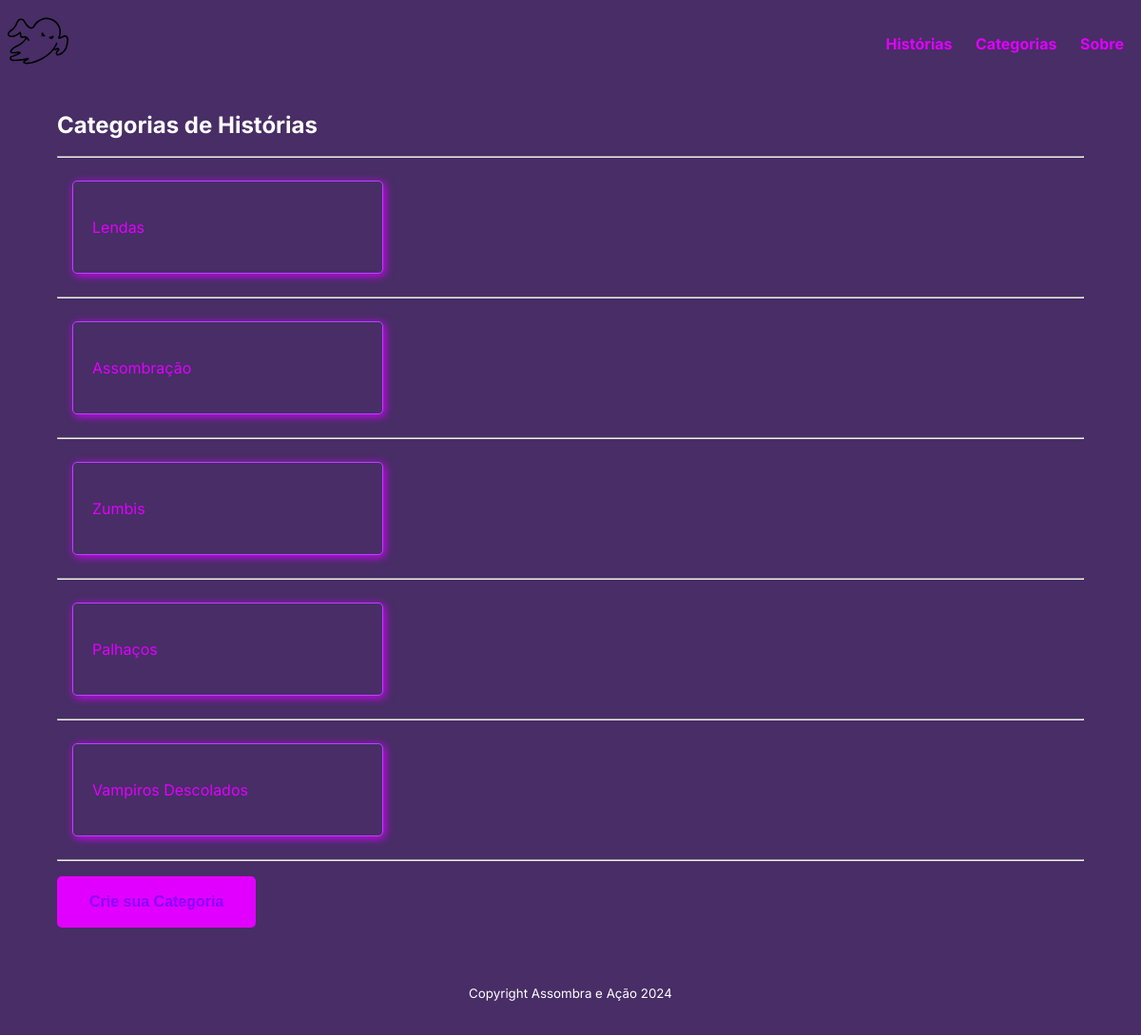
Page /historias/categorias/ on the committed database.
### historias/models.py (models this page shows, shortened)
class Category(models.Model):
    nome = models.CharField(max_length=255)

### historias/views.py (the view)
# urls.py: path('categorias/', views.CategoriaListView.as_view(), name='categorias'),
class CategoriaListView(generic.ListView):
    model = Category
    template_name = 'historias/categorias.html'

### historias/templates/historias/categorias.html (shortened to what this page needs)
{% extends 'base.html' %}
{% block content %}
<h2>Categorias de Histórias</h2>
<section>
    {% for categoria in category_list %}
    <hr>
    <article>
        <div class="lista-de-cards">
            <div class="card">
                <a href="{% url 'historias:indexcatego' categoria.id %}">
                    <p>{{ categoria.nome}}</p>
                </a>
            </div>
        </div>
    </article>
    {% endfor %}
    <hr>
    <a href="{% url 'historias:createcategoria' %}"><button>Crie sua Categoria</button></a>
</section>
{% endblock content %}

### templates/base.html (shortened to what this page needs)
{% load static %}
<!DOCTYPE html>
<html lang="en">
<head>
    <link rel="stylesheet" type="text/css" href="{% static 'style.css' %}">
</head>
<body>
    <header id="cabecalho-principal">
        <a href="{% url 'index' %}"> <img src="{% static 'logo.svg' %}"> </a>
        <nav id="navegacao-principal">
            <ul>
                <li><a href="{% url 'historias:index' %}">Histórias</a></li>
                <li><a href="{% url 'historias:categorias' %}">Categorias</a></li>
                <li><a href="{% url 'about' %}">Sobre</a></li>
            </ul>
        </nav>
    </header>
    <main id="conteiner-principal">
        {% block content %}
        {% endblock content %}
    </main>
    <footer id="rodape-principal">
        <p>
            <small>Copyright Assombra e Ação 2024</small>
        </p>
    </footer>
</body>
</html>

### static/style.css (style rules this page uses)
:root { --primary-color: #ffffff; --secondary-color: #e100ff; --tertiary-color: #f44d27; --secondary-color-light: #cf30ff; --tertiary-color-light: #ff6d28; --bg-color: #8c00ff; --secondary-bg-color: #b941ff; --color-shadow: #d400ff; font-family: Inter, sans-serif; font-size: 16px; line-height: 1.5em; }
* { background-color:rgb(72, 45, 102); }
html, body, #root { height: 100%; color: #ffffff; }
header#cabecalho-principal { max-width: 1300px; margin: 0 auto; width: 100%; height: 80px; display: flex; justify-content:space-between; align-items: center; }
li a { color: var(--secondary-color); font-weight: bold; text-decoration: none; }
body, #root { display: flex; flex-direction: column; }
nav#navegacao-principal li { display: inline-block; padding: 10px; }
main#conteiner-principal { margin: 0 auto; width: 100%; max-width: 1080px; padding: 1rem 1rem; flex-grow: 1; }
footer#rodape-principal { display: flex; flex-direction: column; justify-content: center; align-items: center; padding: 1rem 1rem; }
.lista-de-cards { display: flex; flex-wrap: wrap; }
.card { border: 1px solid var(--secondary-bg-color); border-radius: 5px; box-shadow: 2px 2px 10px var(--color-shadow); margin: 1rem; padding: 1.25rem; width: 285px; }
a { color: var(--secondary-color); text-decoration: none; }
button { background-color: var(--secondary-color); border: 2px solid var(--secondary-color); color: var(--bg-color); border-radius: 5px; display: inline-block; font-size: medium; font-weight: bold; margin: 0.5rem 0; padding: 1rem 2rem; }

### rows in the picture
Category: nome "Lendas"
Category: nome "Assombração"
Category: nome "Zumbis"
Category: nome "Palhaços"
Category: nome "Vampiros Descolados"
